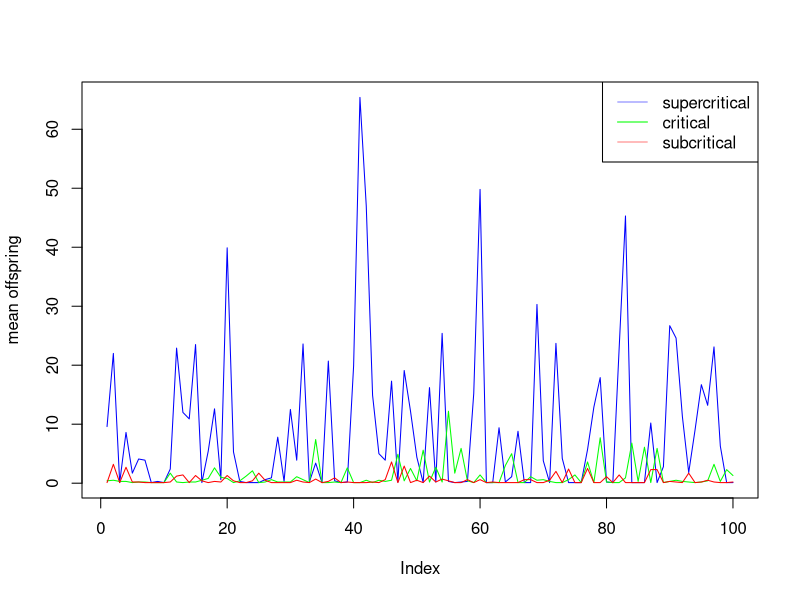

Reproduce this figure in R.
# there are three types of branching
# subcritical, critical, supercritical
# we simulate according to poisson distribution
# with mu 0.75, 1, 1.5
setwd("/Users/code/r/StochasticProcess/chapter/chapter4")


z0 <- 1
mu1 <- 0.75
mu2 <- 1
mu3 <- 1.5

simulateBranching <- function(mu, n = 10){
    z <- c(1, rep(n))
    for(i in 2:n){
        z[i] <- sum(rpois(z[i-1], mu))
    }
    return(z)
}

drawFigure <- function(n = 10, l = 10){
    png("./pic/branching.png")
    # hist(rpois(1000, 10))
    plot(replicate(n, mean(simulateBranching(mu3, l))), type = "l", col = "blue", ylab="mean offspring")
    lines(replicate(n, mean(simulateBranching(mu2, l))), type = "l", col = "green")
    lines(replicate(n, mean(simulateBranching(mu1, l))), type = "l", col = "red")
    legend("topright", legend = c("supercritical", "critical", "subcritical"), col = c("blue", "green", "red"), lty = 1, lwd = c(0.5, 1, 0.5))

}

drawFigure(100, 10)